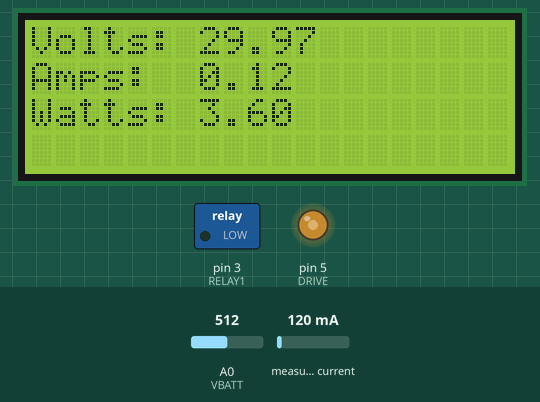
Bench run of a sketch on a simulated Arduino Mega 2560, built with avr-gcc and run on an emulated ATmega2560. Parts: 20×4 character LCD, switched loads named in the sketch (green lamp = pin HIGH), output pins drawn as LEDs (lit = HIGH). The test bench sets the inputs (shaded band); at power-on: measured current 120 mA, A0 (VBATT) = 512. What the sketch prints to the serial monitor is not drawn.

Above: at 1.2 s.
1.3 s: measured current set to 500 mA
At 2.9 s:
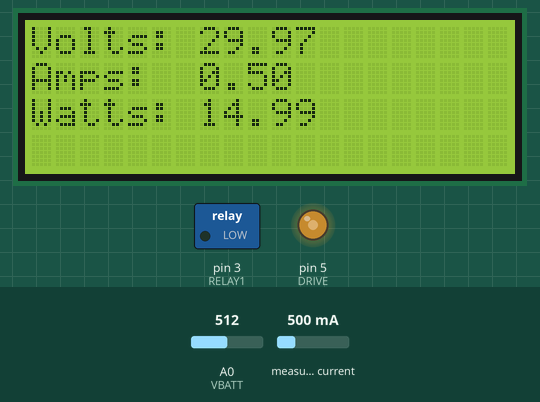
4.8 s: A0 (VBATT) set to 716
At 6.1 s:
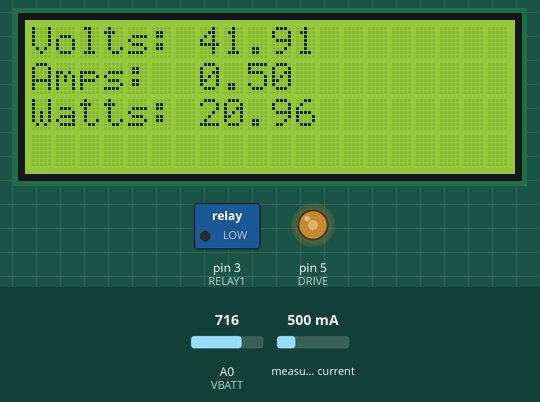
7.9 s: measured current set to 40 mA
At 8.3 s:
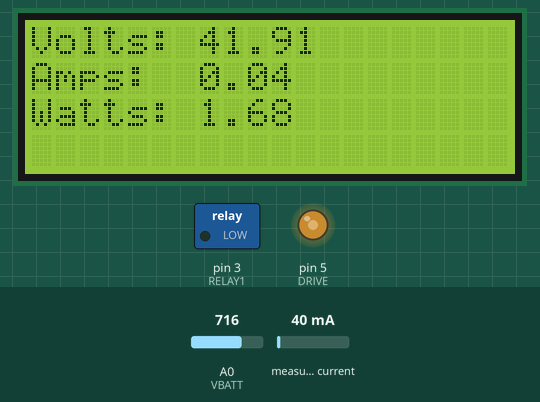
11.1 s: A0 (VBATT) set to 900
At 11.5 s:
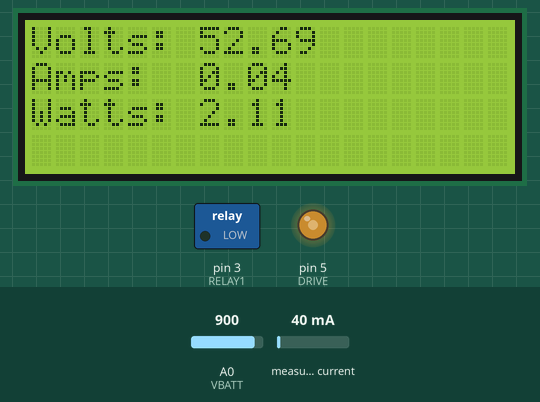
14.2 s: measured current set to 1000 mA
At 14.8 s:
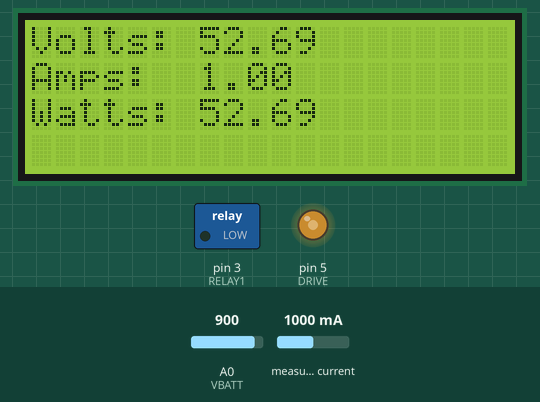
17.4 s: A0 (VBATT) set to 1023
At 18.1 s:
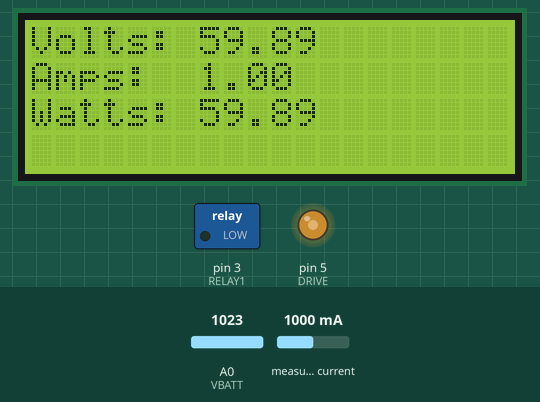
Timing chart, 0 to 21.5 s (numbered marks = the images above; inputs shaded):
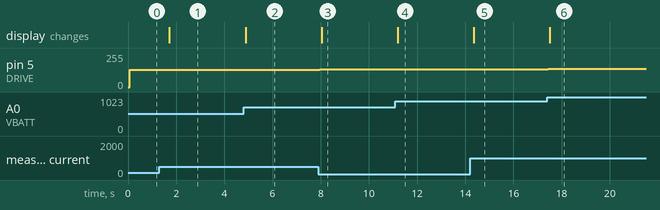

The sketch:

Logging.ino
```cpp
#include "Config.h"
#ifdef _HAVE_WIFI
#include <WiFiEsp.h>
#endif
#include <Wire.h>
#include <LiquidCrystal_I2C.h>
#include <ACS712.h>

int has_wifi = 0;
int duty_cycle = 128;
float lastVolts = 0.0;
float lastAmps = 0.0;
float lastWatts = 0.0;
float volts = 0.0;
float amps = 0.0;
float watts = 0.0;

LiquidCrystal_I2C lcd(LCD_ADDR,LCD_COLS,LCD_ROWS);
ACS712 acsBatt(IBATT, (float)VREF, ADC_COUNT, ACS712_VAL);
ACS712 acsPanel(IPANL, (float)VREF, ADC_COUNT, ACS712_VAL);

float readBattVolts(void) {
  float scaleFactor = (float)BATTR2 / ((float)BATTR1 + (float)BATTR2);
  int in = analogRead(VBATT);
#ifdef __DEBUG
  Serial.print("readBattVolts: ");
  Serial.println(String(in));
#endif
  return ((float)in / 1024 * VREF) / scaleFactor;
}

float readPanelVolts(void) {
  float scaleFactor = (float)BATTR2 / ((float)BATTR1 + (float)BATTR2);
  int in = analogRead(VPANL);
#ifdef __DEBUG
  Serial.print("readPanelVolts: ");
  Serial.println(String(in));
#endif
  return ((float)in / 1024 * VREF) / scaleFactor;
}

float readBattAmps() {
  return abs((float)acsBatt.mA_DC() / 1000);
}

float readPanelAmps() {
  return abs((float)acsPanel.mA_DC() / 1000);
}

float readPower(float v, float i) {
  return v * i;
}

void outputRelay(float v) {
  if(v >(float)VOLT_MIN && volts < (float)VOLT_MAX) {
    lcd.setCursor(0, 3);
    lcd.write('L');
    digitalWrite(RELAY1, HIGH);
  }
  else {
    lcd.setCursor(0, 3);
    lcd.write(' ');
    digitalWrite(RELAY1, LOW);
  }
}

/*
 * This display shows Voltage, Current and Power
 */
void screen01(float v, float i, float p) {
  lcd.setCursor(0, 0);
  lcd.print("Volts:");
  lcd.setCursor(7, 0);
  lcd.print("             ");
  lcd.setCursor(7, 0);
  lcd.print(String(v));
  lcd.setCursor(19, 0);
  lcd.setCursor(0, 1);
  lcd.print("Amps:");
  lcd.setCursor(7, 1);
  lcd.print("             ");
  lcd.setCursor(7, 1);
  lcd.print(String(i));
  lcd.setCursor(19, 1);
  lcd.setCursor(0, 2);
  lcd.print("Watts:");
  lcd.setCursor(7, 2);
  lcd.print("             ");
  lcd.setCursor(7, 2);
  lcd.print(String(p));
  lcd.setCursor(19, 2);
}

/*
 * This display shows Input vs Output
 */
void screen02(float vIn, float vOut) {
  lcd.setCursor(0, 0);
//  lcd.print("012345678901234567890");
  lcd.print("Volts In:");
  lcd.setCursor(11, 0);
  lcd.print("         ");
  lcd.print(String(vIn));
  lcd.setCursor(0, 1);
  lcd.print("Volts Out:");
  lcd.print("         ");
  lcd.setCursor(11, 1);
  lcd.print(String(vOut));
}

void increasePWM(void)
{
    if (duty_cycle < 255)
        duty_cycle += 1;
}

void decreasePWM(void)
{
    if (duty_cycle > 1)
        duty_cycle -= 1;
}


void setup() {
  // put your setup code here, to run once:
  Serial.begin(115200);
#ifdef _HAVE_WIFI
  Serial3.begin(115200);
#endif

#ifdef _HAVE_WIFI
  WiFi.init(&Serial3);
  if(WiFi.status() == WL_NO_SHIELD) {
    Serial.println("No WiFi");
    has_wifi = 0;
  }
  else {
    Serial.println("Found WiFi Module");
    has_wifi = 1;
  }
#endif
  pinMode(RELAY1, OUTPUT);
  pinMode(DRIVE, OUTPUT);
  lcd.init();
  lcd.backlight();
  Serial.println("Volts,Amps,Watts,Duty");
}

void loop() {
  lastVolts = volts;
  lastAmps = amps;
  lastWatts = watts;
  volts = readBattVolts();
  amps = readBattAmps();
  watts = readPower(volts, amps);

  // First work out where we are for power
  if(watts > lastWatts) {
    if(volts > lastVolts) {
      increasePWM();
    }
    else {
      decreasePWM();
    }
  }
  else {
    if(volts > lastVolts) {
      decreasePWM();
    }
    else {
      increasePWM();
    }
  }

#ifdef _DEBUG
  Serial.print(volts);
  Serial.print(",");
  Serial.print(amps);
  Serial.print(",");
  Serial.print(watts);
  Serial.print(",");
  Serial.print(duty_cycle * 100 / 255);
  Serial.println();
#endif
  analogWrite(DRIVE, duty_cycle);

  screen01(volts, amps, watts);
  // In a perfect world, we should add some hysteresis
  // to the the outputRelay function, but for now the
  // 1500mS loop delay should do the job for us.
  outputRelay(volts);

  delay(1500);
}
```

Config.h
```cpp
#define _DEBUG    1
#define VREF      5
#define VBATT     A0
#define IBATT     A1
#define VPANL     A2
#define IPANL     A3
#define BATTR1    1000000
#define BATTR2    91000
#define RELAY1    3
#define DRIVE     5
#define VOLT_MIN  10
#define VOLT_MAX  14
#define LCD_ADDR  0x27
#define LCD_ROWS  4
#define LCD_COLS  20
#define ADC_COUNT 1023
#define ACS712_VAL  66
```

Measured:
- after the input at 1.3 s, the display: changes after 0.42 s (image 1)
- after the input at 4.8 s, the display: changes after 0.08 s (image 2)
- after the input at 7.9 s, the display: changes after 0.14 s (image 3)
- after the input at 11.1 s, the display: changes after 0.10 s (image 4)
- after the input at 14.2 s, the display: changes after 0.15 s (image 5)
- after the input at 17.4 s, the display: changes after 0.11 s (image 6)
